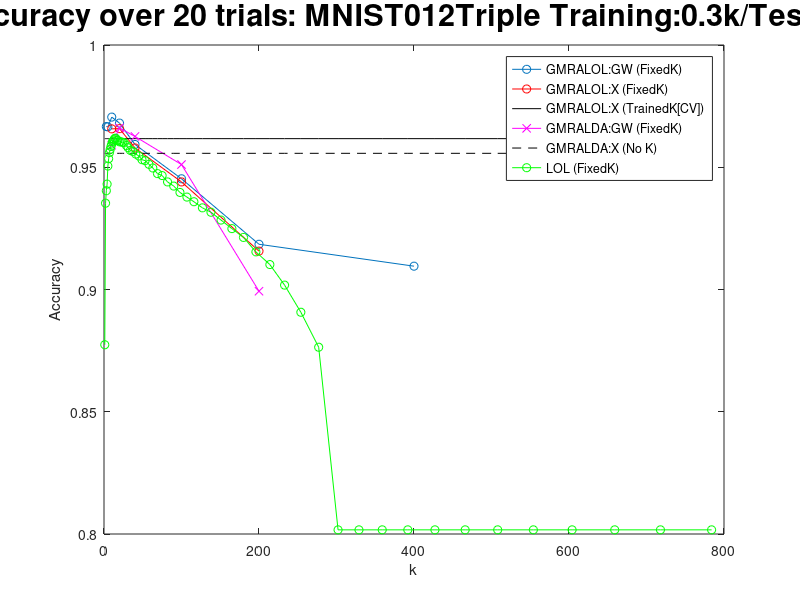

The MATLAB source for this figure:
ACC_GMRALOL_GW =[0.96665 0.96651 0.97051 0.96806 0.95932 0.94529 0.91850 0.90954]
k = [3 5 10 20 40 100 200 400];
figure;
plot(k, ACC_GMRALOL_GW, 'o-')
title('Accuracy over 20 trials: MNIST012Triple Training:0.3k/Test:10k', 'FontSize', 22)
xlabel('k')
ylabel('Accuracy')

ACC_GMRALOL_X = [0.9657 0.9658 0.9579 0.9440 0.9157]
k = [10 20 40 100 200]
hold on; plot(k, ACC_GMRALOL_X, 'ro-')

ks = [  1     2     3     4     5     6     7     8     9    10    11    12    13    14    15    17    18    20    22    24    26    29    31    34    37    41, ... 
    45    49    53    58    63    69    75    82    90    98   107   116   127   138   151   165   180   196   214   233   254   277   302   329   359   392, ...
   427   466   508   554   604   659   718   784];

ACC_GMRALOL_X_TrainK = 0.9617;
hold on; plot(ks, repmat(ACC_GMRALOL_X_TrainK, size(ks)), 'k-')

ACC_GMRALDA_GW = [ 0.9590 0.9661 0.9626 0.9511 0.8993];
k = [ 10 20 40 100 200]
hold on; plot(k, ACC_GMRALDA_GW, 'mx-')
ACC_GMRALDA_X = 0.9557;
hold on; plot(ks, repmat(ACC_GMRALDA_X, size(ks)), 'k--')

ACC_LOL = [0.8774
    0.9353
    0.9404
    0.9431
    0.9505
    0.9535
    0.9560
    0.9573
    0.9585
    0.9595
    0.9605
    0.9608
    0.9613
    0.9618
    0.9619
    0.9611
    0.9609
    0.9604
    0.9604
    0.9602
    0.9600
    0.9589
    0.9580
    0.9569
    0.9565
    0.9554
    0.9546
    0.9531
    0.9527
    0.9512
    0.9497
    0.9474
    0.9466
    0.9440
    0.9423
    0.9397
    0.9378
    0.9359
    0.9334
    0.9316
    0.9284
    0.9249
    0.9213
    0.9154
    0.9102
    0.9018
    0.8907
    0.8764
    0.8017
    0.8017
    0.8017
    0.8017
    0.8017
    0.8017
    0.8017
    0.8017
    0.8017
    0.8017
    0.8017
    0.8017]

hold on; plot(ks, ACC_LOL, 'go-')


legend('GMRALOL:GW (FixedK)', 'GMRALOL:X (FixedK)', 'GMRALOL:X (TrainedK[CV])','GMRALDA:GW (FixedK)','GMRALDA:X (No K)', 'LOL (FixedK)')


% 1. GMRALOL:GW (FixedK)	LDA_traintest, local_LOL_analysis, ~UseLOL, ~UseX
%                             1,                 1,           0,     0, 
% 2. GMRALOL: X (FixedK)	local_SVD_analysis, UseLOL, UseX, LDA_traintest
% 3. GMRALOL: X (TrainedK)	local_SVD_analysis, ~UseLOL, UseX, LOL_traintest
% 4. GMRALDA:GW (FixedK)	LDA_traintest,  local_SVD_analysis, ~UseLOL, ~UseX
%                                1,                 0,              0,     0 
% 5. GMRALDA: X (No K)		local_SVD_analysis, ~UseLOL, UseX, LDA_traintest
% 6. LOL



% 2nd TRY: N = 40;
% GMRALOL_GW: LDA_test 1, local_LOL_analysis 1, UseLOL 0, UseX 0
ACC_GMRALOL_GW_2 =   [0.9679 0.9689 0.9703  0.9675 0.9582  0.9445   0.9170 0.9110];
STD_ACC_GMRALOL_GW = [0.0064 0.0049 0.0066  0.0048 0.0071  0.0059   0.0075 0.0407];
k = [3 5 10 20 40 100 200 400];
Timing_GMRALOL_GW = [14.3562 13.6465  14.2837   15.6790 14.0767 14.6649  7.0487 11.9562];
Timing_GMRA_GMRALOL_GW = [9.0197 8.4523 8.9723 8.2803 7.0418   6.3813  1.9865 2.3363];


% GMRALDA_GW: LDA_test 1, local_LOL_analysis 0, UseLOL 0, UseX 0
% N = 40;
ACC_GMRALDA_GW_2 = [ 0.9568 0.9582 0.9637  0.9618 0.9536 0.9070];
STD_ACC_GMRALOL_GW = [ 0.0138 0.0133 0.0083 0.0062 0.0050 0.0406];
k = [5 10 20 40 100 200];
Timing_GMRALDA_GW = [ 6.8490 6.5993 8.7088 8.3792 9.9812  5.9775];
Timing_GMRA_GMRALDA_GW = [ 1.3380 1.3887 1.4785 1.6105 2.0650  1.1835];


% GMRALOL_X (FixedK): LDA_test 1, local_LOL_analysis 0, UseLOL 1, UseX 1
ACC_GMRALOL_X_2 =   [0.9496 0.9645 0.9680 0.9633 0.9579 0.9438 ];
STD_ACC_GMRALOL_X = [0.0097 0.0082 0.0056  0.0066 0.0080 0.0058 ];
k = [3 5 10 20 40 100 ];
Timing_GMRALOL_X = [7.4155 7.2812 7.1120  9.9882 9.4085 10.2040];
Timing_GMRA_GMRALOL_X = [1.3008 1.3228 1.3470 1.5395 1.6702 2.0055];
Timing_LOL_GMRALOL_X = [0.4212 0.3920 0.3918 0.4185 0.3977 0.3860];

% GMRALOL_X (TrainK): LOL_test 5, local_LOL_analysis 0, UseLOL 0, UseX 1
ACC_GMRALOL_X_TrainK_2 =   [0.9525 ];
STD_ACC_GMRALOL_X_TrainK = [0.0143 ];
Timing_GMRALOL_X_TrainK = [88.1878 ];
Timing_GMRA_GMRALOL_X_TrainK = [1.2650 ];
% The accuracy value is less than the previous trial N = 20. Check why
% => ok, if I run N= 20 again, I get a higher value, its just N not big
% enough. N=40 again, I get the same 0.9525 accuracy.

% Is this CV the best method to do this? It takes so much time.
% Also, the flexibility of k enlarges the tree and mess the choice of picking the right active nodes up.

% Does the Accuracy get influenced by ManifoldDimension? It shouldn't..
%

% GMRALDA_X (No K): LDA_test 1, local_LOL_analysis 0, UseLOL 0, UseX 1
ACC_GMRALDA_X =   [ 0.9533 0.9571 0.9534 0.9251 ];
STD_ACC_GMRALDA_X = [ 0.0133 0.0080 0.0119 0.0133];
k = [ 5 10 20 200 ];
Timing_GMRALDA_X = [ 114.0545 114.4820 107.1535 24.6430];
Timing_GMRA_GMRALDA_X = [ 1.2730 1.3360 1.4005 1.1500 ];

% I ran k = 200 for N = 20 just to be sure that changing k would not
% affect this algorithm, but it does.
% The ManifoldDimension influence in the FGWT may not be reflected
% because we are using the original X. Then, what is changing it?
%


%CV Takes a aweful lot amount of time here as well.
%                     GW: 2
%                  graph: 0.7400
%                 nesdis: 0.0100
%                     CV: 116.5800
%                  Train: 1.9400
%         GMRAClassifier: 121.5800
%     GMRAClassifierTest: 4.2600

% GMRA:LDA:GW (ManifoldDimension = 0)
ACC_GMRALDA_GW_MD0 =   [ 0.9678 ];
STD_ACC_GMRALDA_GW_MD0 = [ 0.0076 ];
Timing_GMRALDA_GW_MD0 = [ 9.9523];
Timing_GMRA_GMRALDA_GW_MD0 = [ 1.9595 ];



